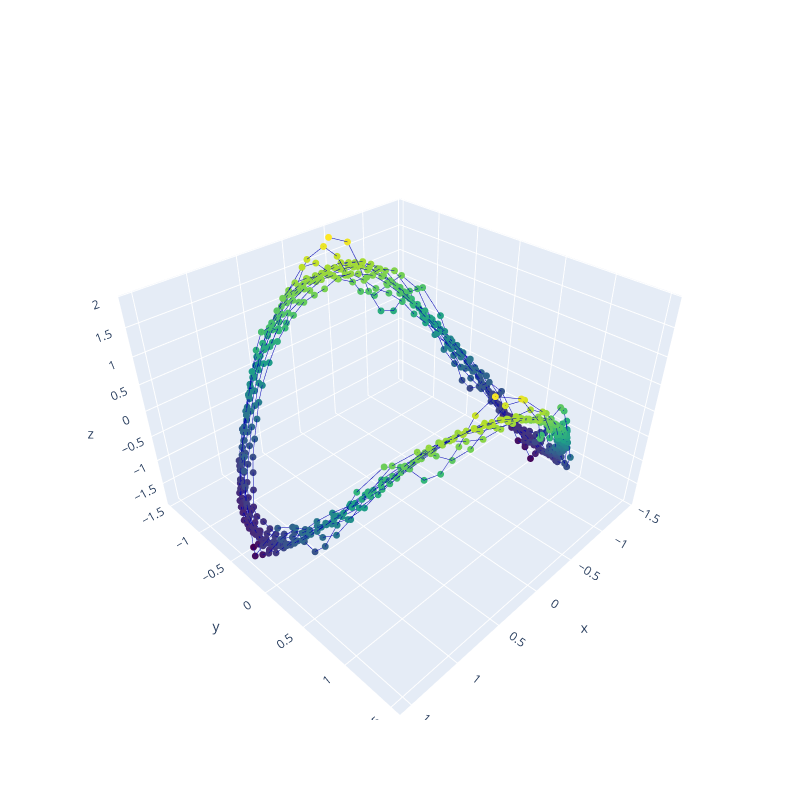

The cell this chart's notebook holds for it:
### Code cell
element=5
skip=1
print('delay = ',delay[element])
data=specified_valid_phone_list[element]
if delay[element]*M>len(data):
    delay[element]=int(np.floor(len(data)/M))
if delay[element]==0:
    delay[element]=1
point_Cloud=timedelay.TimeDelayEmbedding(M, delay[element], skip)
Points=point_Cloud(data)
X=StandardScaler().fit_transform(Points)
pca=PCA(n_components=3,whiten=True)
X_PCA=pca.fit_transform(X)
print(pca.explained_variance_ratio_)


point_Cloud=timedelay.TimeDelayEmbedding(M,delay[element],skip)
Points=point_Cloud(data)
print(len(Points))
t=time.time()
dgms = ripser(Points,maxdim=1)['dgms']
print('The computation time = ',time.time()-t)
plot_diagrams(dgms,lifetime=True)

dgms=dgms[1]
persistent_time=[ele[1]-ele[0] for ele in dgms]            
index=argmax(persistent_time)
birth_date=[ele[0] for ele in dgms]
lifetime=persistent_time[index]
print('maximal lifetime = ', lifetime)

fig = go.Figure(data=go.Scatter3d(
    x=X_PCA[:,0], y=X_PCA[:,1], z=X_PCA[:,2],
    marker=dict(
        size=4,
        color=X_PCA[:,2],
        colorscale='Viridis',#'sunset','thermal',
    ),
    line=dict(
        color='#0000b3',
        width=1
    )
))

fig.update_layout(
    width=800,
    height=800,
    template='plotly',
    autosize=False,
    scene=dict(
        camera=dict(
            up=dict(
                x=0,
                y=0,
                z=1
            ),
            eye=dict(
                x=1.2,
                y=1.2,
                z=1.2,
            )
        ),
        aspectratio = dict( x=1, y=1, z=0.7 ),
        aspectmode = 'manual',
    ),
)
fig.show()

### Figure 1 — Plotly figure (JSON) as saved in the notebook; plotly's stock layout.template omitted (floating-point values rounded to 4 significant figures; data arrays with more than 128 entries replaced by an {"elided": "..."} marker saying what was removed)
{"data": [{"line": {"color": "#0000b3", "width": 1}, "marker": {"color": {"elided": "611 float values"}, "colorscale": [[0, "#440154"], [0.1111, "#482878"], [0.2222, "#3e4989"], [0.3333, "#31688e"], [0.4444, "#26828e"], [0.5556, "#1f9e89"], [0.6667, "#35b779"], [0.7778, "#6ece58"], [0.8889, "#b5de2b"], [1, "#fde725"]], "size": 4}, "type": "scatter3d", "x": {"elided": "611 float values"}, "y": {"elided": "611 float values"}, "z": {"elided": "611 float values"}}], "layout": {"autosize": false, "height": 800, "scene": {"aspectmode": "manual", "aspectratio": {"x": 1, "y": 1, "z": 0.7}, "camera": {"eye": {"x": 1.2, "y": 1.2, "z": 1.2}, "up": {"x": 0, "y": 0, "z": 1}}}, "width": 800}}
